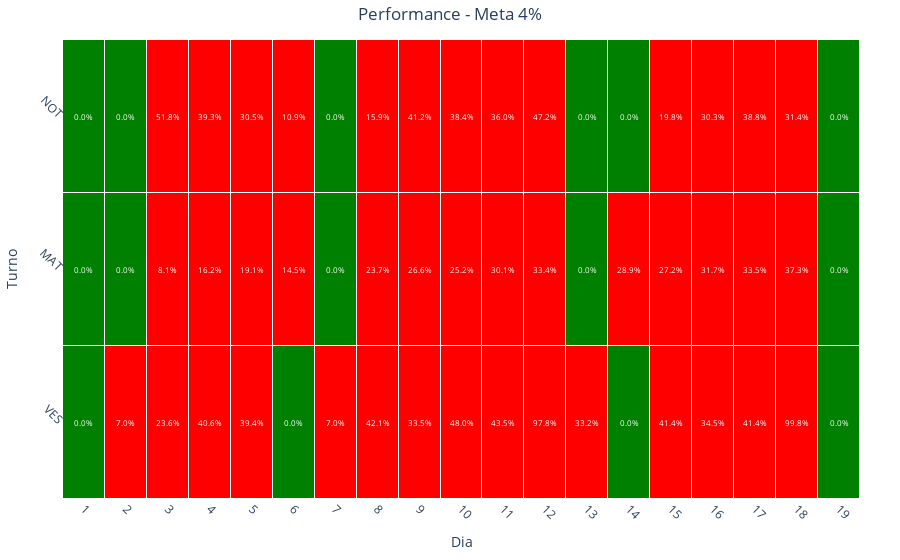

Notebook code cell kept with this figure:
### Code cell
graph_heatmap_perf(df_perf, 4)
graph_heatmap_perf_v2(df_perf, 4)

### Figure 1 — Plotly figure (JSON) as saved in the notebook; plotly's stock layout.template omitted (floating-point values rounded to 4 significant figures)
{"data": [{"colorscale": [[0, "green"], [0.04, "green"], [0.04, "red"], [1, "red"]], "hoverongaps": false, "hovertemplate": "Turno: %{y}<br>Dia: %{x}<br>Valor: %{z:.1%}", "showscale": false, "type": "heatmap", "x": [1, 2, 3, 4, 5, 6, 7, 8, 9, 10, 11, 12, 13, 14, 15, 16, 17, 18, 19], "xgap": 1, "y": ["VES", "MAT", "NOT"], "ygap": 1, "z": [[0, 0.06964, 0.2358, 0.4059, 0.3945, 0, 0.06994, 0.4211, 0.335, 0.4801, 0.435, 0.9783, 0.3321, 0, 0.4141, 0.3447, 0.4143, 0.9979, 0], [0, 0, 0.08082, 0.1621, 0.1912, 0.1455, 0, 0.2372, 0.266, 0.2517, 0.3006, 0.3344, 0, 0.2893, 0.2718, 0.3172, 0.335, 0.3726, 0], [0, 0, 0.5176, 0.3928, 0.3052, 0.1087, 0, 0.1588, 0.4118, 0.3835, 0.3598, 0.4723, 0, 0, 0.198, 0.3029, 0.3878, 0.3136, 0]], "zmax": 1, "zmin": 0}], "layout": {"annotations": [{"font": {"color": "white", "size": 8}, "showarrow": false, "text": "0.0%", "x": 1, "y": "VES"}, {"font": {"color": "white", "size": 8}, "showarrow": false, "text": "7.0%", "x": 2, "y": "VES"}, {"font": {"color": "white", "size": 8}, "showarrow": false, "text": "23.6%", "x": 3, "y": "VES"}, {"font": {"color": "white", "size": 8}, "showarrow": false, "text": "40.6%", "x": 4, "y": "VES"}, {"font": {"color": "white", "size": 8}, "showarrow": false, "text": "39.4%", "x": 5, "y": "VES"}, {"font": {"color": "white", "size": 8}, "showarrow": false, "text": "0.0%", "x": 6, "y": "VES"}, {"font": {"color": "white", "size": 8}, "showarrow": false, "text": "7.0%", "x": 7, "y": "VES"}, {"font": {"color": "white", "size": 8}, "showarrow": false, "text": "42.1%", "x": 8, "y": "VES"}, {"font": {"color": "white", "size": 8}, "showarrow": false, "text": "33.5%", "x": 9, "y": "VES"}, {"font": {"color": "white", "size": 8}, "showarrow": false, "text": "48.0%", "x": 10, "y": "VES"}, {"font": {"color": "white", "size": 8}, "showarrow": false, "text": "43.5%", "x": 11, "y": "VES"}, {"font": {"color": "white", "size": 8}, "showarrow": false, "text": "97.8%", "x": 12, "y": "VES"}, {"font": {"color": "white", "size": 8}, "showarrow": false, "text": "33.2%", "x": 13, "y": "VES"}, {"font": {"color": "white", "size": 8}, "showarrow": false, "text": "0.0%", "x": 14, "y": "VES"}, {"font": {"color": "white", "size": 8}, "showarrow": false, "text": "41.4%", "x": 15, "y": "VES"}, {"font": {"color": "white", "size": 8}, "showarrow": false, "text": "34.5%", "x": 16, "y": "VES"}, {"font": {"color": "white", "size": 8}, "showarrow": false, "text": "41.4%", "x": 17, "y": "VES"}, {"font": {"color": "white", "size": 8}, "showarrow": false, "text": "99.8%", "x": 18, "y": "VES"}, {"font": {"color": "white", "size": 8}, "showarrow": false, "text": "0.0%", "x": 19, "y": "VES"}, {"font": {"color": "white", "size": 8}, "showarrow": false, "text": "0.0%", "x": 1, "y": "MAT"}, {"font": {"color": "white", "size": 8}, "showarrow": false, "text": "0.0%", "x": 2, "y": "MAT"}, {"font": {"color": "white", "size": 8}, "showarrow": false, "text": "8.1%", "x": 3, "y": "MAT"}, {"font": {"color": "white", "size": 8}, "showarrow": false, "text": "16.2%", "x": 4, "y": "MAT"}, {"font": {"color": "white", "size": 8}, "showarrow": false, "text": "19.1%", "x": 5, "y": "MAT"}, {"font": {"color": "white", "size": 8}, "showarrow": false, "text": "14.5%", "x": 6, "y": "MAT"}, {"font": {"color": "white", "size": 8}, "showarrow": false, "text": "0.0%", "x": 7, "y": "MAT"}, {"font": {"color": "white", "size": 8}, "showarrow": false, "text": "23.7%", "x": 8, "y": "MAT"}, {"font": {"color": "white", "size": 8}, "showarrow": false, "text": "26.6%", "x": 9, "y": "MAT"}, {"font": {"color": "white", "size": 8}, "showarrow": false, "text": "25.2%", "x": 10, "y": "MAT"}, {"font": {"color": "white", "size": 8}, "showarrow": false, "text": "30.1%", "x": 11, "y": "MAT"}, {"font": {"color": "white", "size": 8}, "showarrow": false, "text": "33.4%", "x": 12, "y": "MAT"}, {"font": {"color": "white", "size": 8}, "showarrow": false, "text": "0.0%", "x": 13, "y": "MAT"}, {"font": {"color": "white", "size": 8}, "showarrow": false, "text": "28.9%", "x": 14, "y": "MAT"}, {"font": {"color": "white", "size": 8}, "showarrow": false, "text": "27.2%", "x": 15, "y": "MAT"}, {"font": {"color": "white", "size": 8}, "showarrow": false, "text": "31.7%", "x": 16, "y": "MAT"}, {"font": {"color": "white", "size": 8}, "showarrow": false, "text": "33.5%", "x": 17, "y": "MAT"}, {"font": {"color": "white", "size": 8}, "showarrow": false, "text": "37.3%", "x": 18, "y": "MAT"}, {"font": {"color": "white", "size": 8}, "showarrow": false, "text": "0.0%", "x": 19, "y": "MAT"}, {"font": {"color": "white", "size": 8}, "showarrow": false, "text": "0.0%", "x": 1, "y": "NOT"}, {"font": {"color": "white", "size": 8}, "showarrow": false, "text": "0.0%", "x": 2, "y": "NOT"}, {"font": {"color": "white", "size": 8}, "showarrow": false, "text": "51.8%", "x": 3, "y": "NOT"}, {"font": {"color": "white", "size": 8}, "showarrow": false, "text": "39.3%", "x": 4, "y": "NOT"}, {"font": {"color": "white", "size": 8}, "showarrow": false, "text": "30.5%", "x": 5, "y": "NOT"}, {"font": {"color": "white", "size": 8}, "showarrow": false, "text": "10.9%", "x": 6, "y": "NOT"}, {"font": {"color": "white", "size": 8}, "showarrow": false, "text": "0.0%", "x": 7, "y": "NOT"}, {"font": {"color": "white", "size": 8}, "showarrow": false, "text": "15.9%", "x": 8, "y": "NOT"}, {"font": {"color": "white", "size": 8}, "showarrow": false, "text": "41.2%", "x": 9, "y": "NOT"}, {"font": {"color": "white", "size": 8}, "showarrow": false, "text": "38.4%", "x": 10, "y": "NOT"}, {"font": {"color": "white", "size": 8}, "showarrow": false, "text": "36.0%", "x": 11, "y": "NOT"}, {"font": {"color": "white", "size": 8}, "showarrow": false, "text": "47.2%", "x": 12, "y": "NOT"}, {"font": {"color": "white", "size": 8}, "showarrow": false, "text": "0.0%", "x": 13, "y": "NOT"}, {"font": {"color": "white", "size": 8}, "showarrow": false, "text": "0.0%", "x": 14, "y": "NOT"}, {"font": {"color": "white", "size": 8}, "showarrow": false, "text": "19.8%", "x": 15, "y": "NOT"}, {"font": {"color": "white", "size": 8}, "showarrow": false, "text": "30.3%", "x": 16, "y": "NOT"}, {"font": {"color": "white", "size": 8}, "showarrow": false, "text": "38.8%", "x": 17, "y": "NOT"}, {"font": {"color": "white", "size": 8}, "showarrow": false, "text": "31.4%", "x": 18, "y": "NOT"}, {"font": {"color": "white", "size": 8}, "showarrow": false, "text": "0.0%", "x": 19, "y": "NOT"}], "margin": {"b": 40, "l": 40, "r": 40, "t": 40}, "plot_bgcolor": "white", "title": {"text": "Performance - Meta 4%", "x": 0.5}, "xaxis": {"nticks": 31, "tickangle": 45, "tickmode": "linear", "ticktext": [1, 2, 3, 4, 5, 6, 7, 8, 9, 10, 11, 12, 13, 14, 15, 16, 17, 18, 19, 20, 21, 22, 23, 24, 25, 26, 27, 28, 29, 30, 31], "tickvals": [1, 2, 3, 4, 5, 6, 7, 8, 9, 10, 11, 12, 13, 14, 15, 16, 17, 18, 19, 20, 21, 22, 23, 24, 25, 26, 27, 28, 29, 30, 31], "title": {"text": "Dia"}}, "yaxis": {"tickangle": 45, "tickmode": "linear", "title": {"text": "Turno"}}}}
